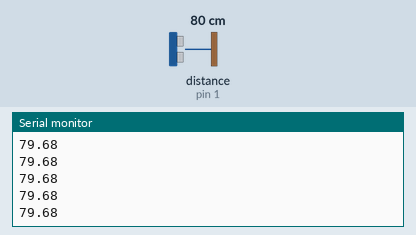
Recording of a sketch running on a simulated Arduino Uno, built with avr-gcc and run on an emulated ATmega328P. Parts: the last lines printed to the serial monitor. Wiring (inferred from the names in the program): ultrasonic range finder: trigger pin 2; echo pin 1. The inputs (shaded band) are chosen by the test bench; at power-on: distance to the obstacle (sensor on pin 1) 80 cm. The echo pulse lasts 58.3 µs per cm.

Above: at 1.2 s.
1.3 s: distance to the obstacle (sensor on pin 1) set to 2 cm
At 1.38 s:
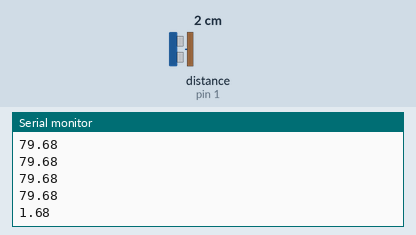
2.8 s: distance to the obstacle (sensor on pin 1) set to 4 cm
At 2.89 s:
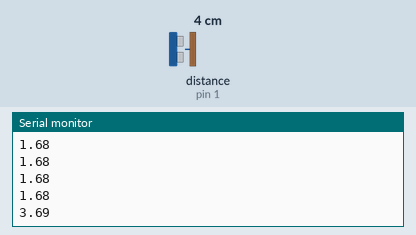
Timing chart, 0 to 5.8 s (numbered marks = the images above; inputs shaded):
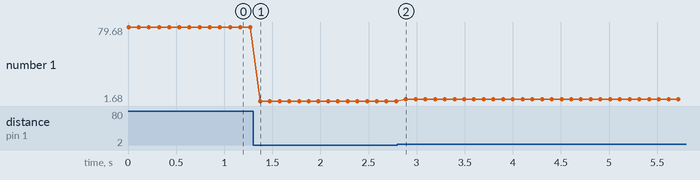

Measured:
- after the input at 1.3 s, the serial monitor: prints a new line after 0.07 s (image 1)
- after the input at 2.8 s, the serial monitor: prints a new line after 0.09 s (image 2)
- plotted number 1: 79.68 → 1.68 after the input at 1.3 s, 1.68 → 3.69 after the input at 2.8 s

The sketch:

03_Distance_Sensor_Serial.ino
```cpp
const int trigPin = 2;
const int echoPin = 1;

void setup() {
  Serial.begin(115200);
  pinMode(trigPin, OUTPUT);
  pinMode(echoPin, INPUT);
}

void loop() {

  digitalWrite(trigPin, LOW);
  delayMicroseconds(2);

  digitalWrite(trigPin, HIGH);
  delayMicroseconds(10);
  digitalWrite(trigPin, LOW);

  long duration = pulseIn(echoPin, HIGH);

  float distance = duration * 0.0343 / 2;

  Serial.println(distance);

  delay(100);
}
```
